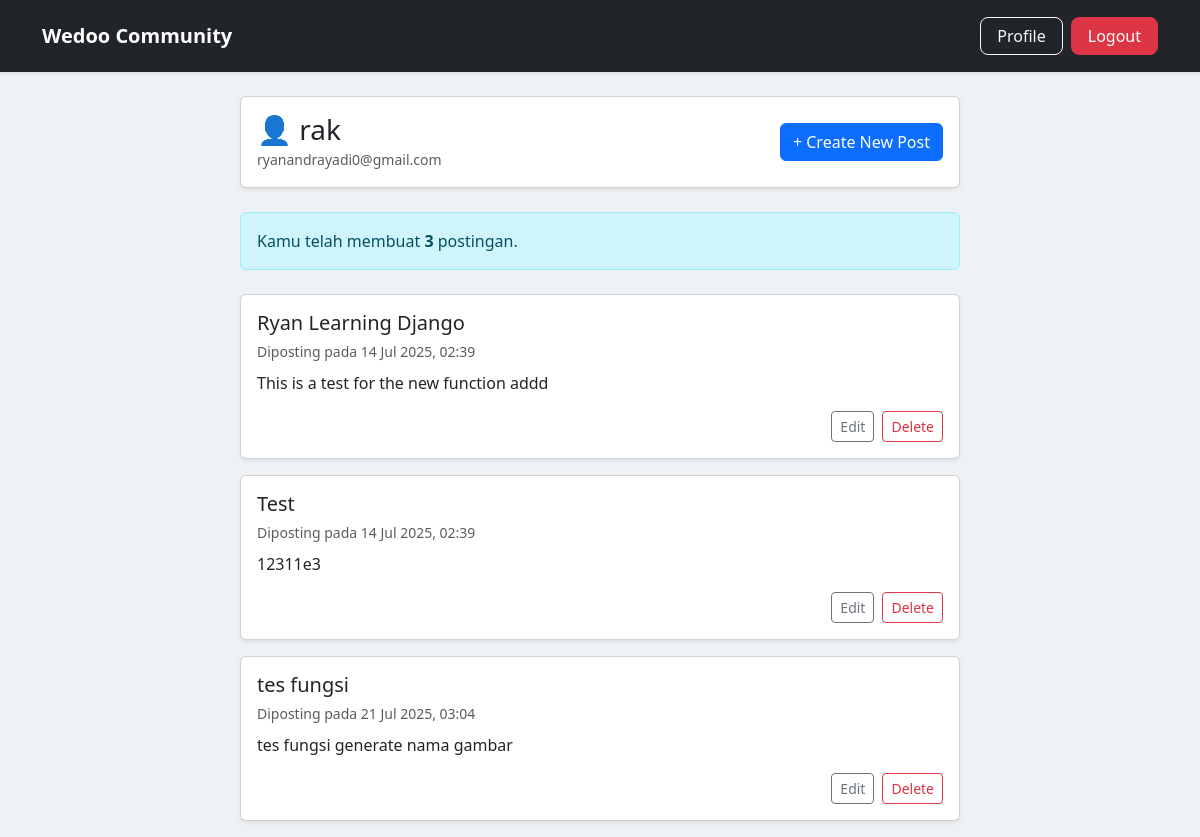
The app's page /profile/ (signed in), older data.
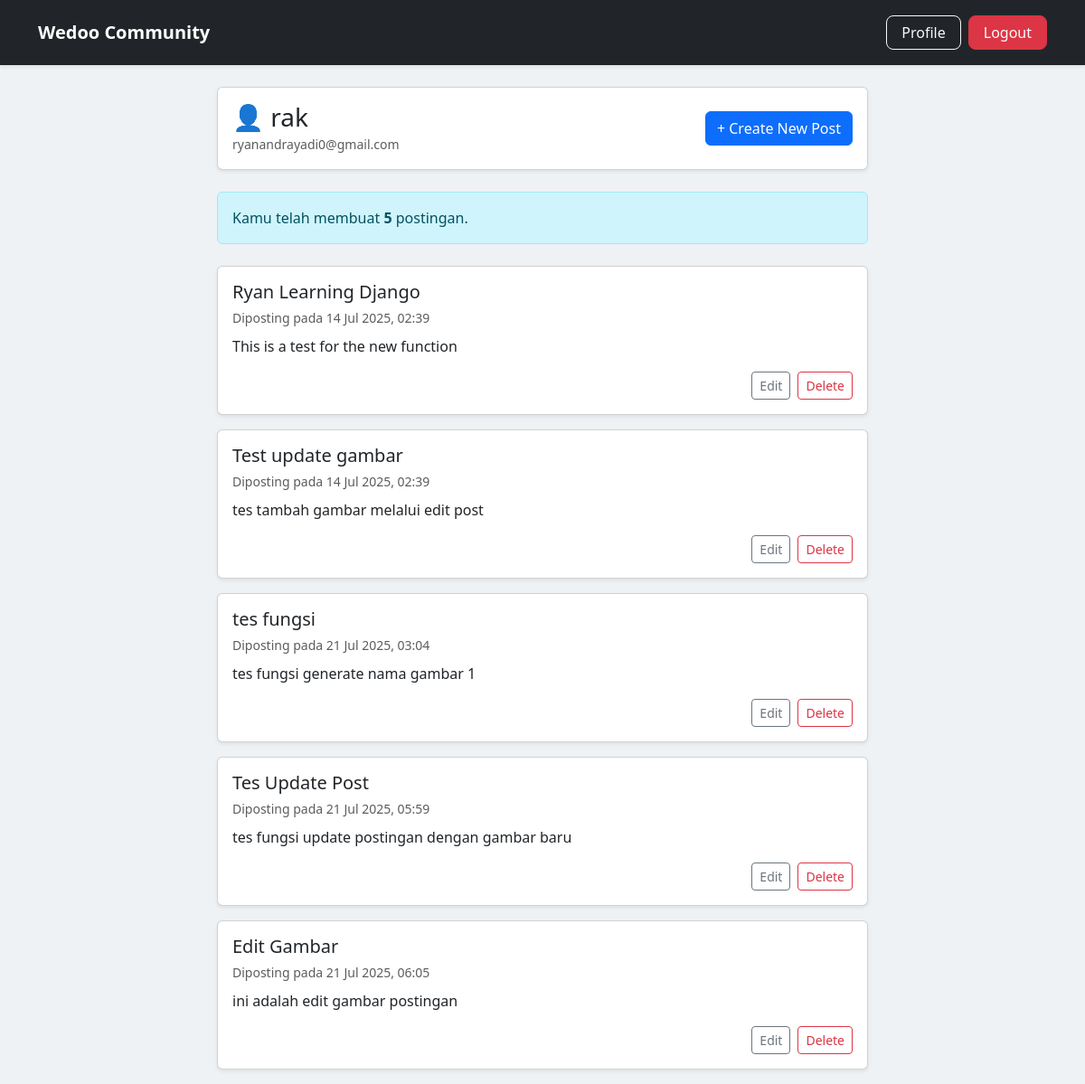
The same page, newer data.
### blog/models.py (models this page shows, shortened)
class Post(models.Model):
    title = models.CharField(max_length=200)
    content =models.TextField()
    created_at =models.DateTimeField(auto_now_add=True)
    author = models.ForeignKey(User, on_delete=models.CASCADE)
    slug = models.SlugField(max_length=255, unique=True)
    image = models.ImageField(upload_to='post_images/', blank=True, null=True)

### users/views.py (the view)
# urls.py: path("profile/", user_views.profile, name="profile"),
@login_required
def profile(request):
    user_posts = Post.objects.filter(author=request.user)
    return render(request, "users/profile.html", {'posts' : user_posts})

### users/templates/users/profile.html
{% extends 'blog/base.html' %} {% block content %}
<div class="container mt-4">
    <div class="row">
        <div class="col-lg-8 mx-auto">
        <div class="card shadow-sm mb-4">
            <div
            class="card-body d-flex justify-content-between align-items-center"
            >
            <div>
                <h3 class="mb-0">👤 {{ user.username }}</h3>
                <small class="text-muted">{{ user.email }}</small>
            </div>
            <a href="{% url 'post-create' %}" class="btn btn-primary"
                >+ Create New Post</a
            >
            </div>
        </div>
        <div class="alert alert-info mb-4">
            Kamu telah membuat <strong>{{ posts|length }}</strong> postingan.
        </div>
        {% for post in posts %}
        <div class="card mb-3 shadow-sm">
            <div class="card-body">
            <h5 class="card-title mb-1">{{ post.title }}</h5>
            <small class="text-muted"
                >Diposting pada {{ post.created_at|date:"d M Y, H:i" }}</small
            >
            <p class="card-text mt-2">{{ post.content|truncatewords:30 }}</p>
            <div class="d-flex justify-content-end">
                <a
                href="{% url 'post-update' post.id %}"
                class="btn btn-sm btn-outline-secondary me-2"
                >Edit</a
                >
                <a
                href="{% url 'post-delete' post.id %}"
                class="btn btn-sm btn-outline-danger"
                >Delete</a
                >
            </div>
            </div>
        </div>
        {% empty %}
        <div class="alert alert-secondary text-center">
            Kamu belum membuat postingan apapun.
        </div>
        {% endfor %}
        </div>
    </div>
</div>
{% endblock %}

### blog/templates/blog/base.html (shortened to what this page needs)
<!DOCTYPE html>
<html lang="en">
<head>
    <link href="https://cdn.jsdelivr.net/npm/bootstrap@5.3.7/dist/css/bootstrap.min.css"
    rel="stylesheet">
</head>
<body>
    <nav class="navbar navbar-expand-lg navbar-dark bg-dark">
        <div class="container">
            <a class="navbar-brand fw-semibold" href="{% url 'home' %}">Wedoo Community</a>
            <div class="collapse navbar-collapse justify-content-end" id="navbarNav">
                <div class="nav-auth-buttons">
                    {% if user.is_authenticated %}
                        <a href="{% url 'profile' %}" class="btn btn-outline-light">Profile</a>
                        <button type="button" class="btn btn-danger" data-bs-toggle="modal" data-bs-target="#logoutModal">
                            Logout
                        </button>
                    {% else %}
                        <a href="{% url 'login' %}" class="btn btn-outline-light">Login</a>
                        <a href="{% url 'register' %}" class="btn btn-primary">Register</a>
                    {% endif %}
                </div>
            </div>
        </div>
    </nav>
    <main class=container>
        {%block content%}
        {% endblock %}
    </main>
</body>
</html>

### blog/templates/blog/base.html (style rules this page uses)
body { background-color:#eef2f5; }
.navbar { padding: 1rem 0; box-shadow: 0 2px 4px rgba(0,0,0,0.08); }
.nav-auth-buttons { display: flex; gap: 0.5rem; align-items: center; }
.nav-auth-buttons .btn { padding: 0.375rem 1rem; border-radius: 8px; }

Row changes from the older to the newer data that the page shows:
changed Post "Ryan Learning Django": content "This is a test for the new function addd" → "This is a test for the new function"
changed Post: title "Test" → "Test update gambar"; content "12311e3" → "tes tambah gambar melalui edit post"
changed Post "tes fungsi": content "tes fungsi generate nama gambar" → "tes fungsi generate nama gambar 1"
added Post: title "Tes Update Post", created_at "21 Jul 2025, 05:59", content "tes fungsi update postingan dengan gambar baru"
added Post: title "Edit Gambar", created_at "21 Jul 2025, 06:05", content "ini adalah edit gambar postingan"
Text that changed along with them:
{{ posts|length }}: "3" → "5"
